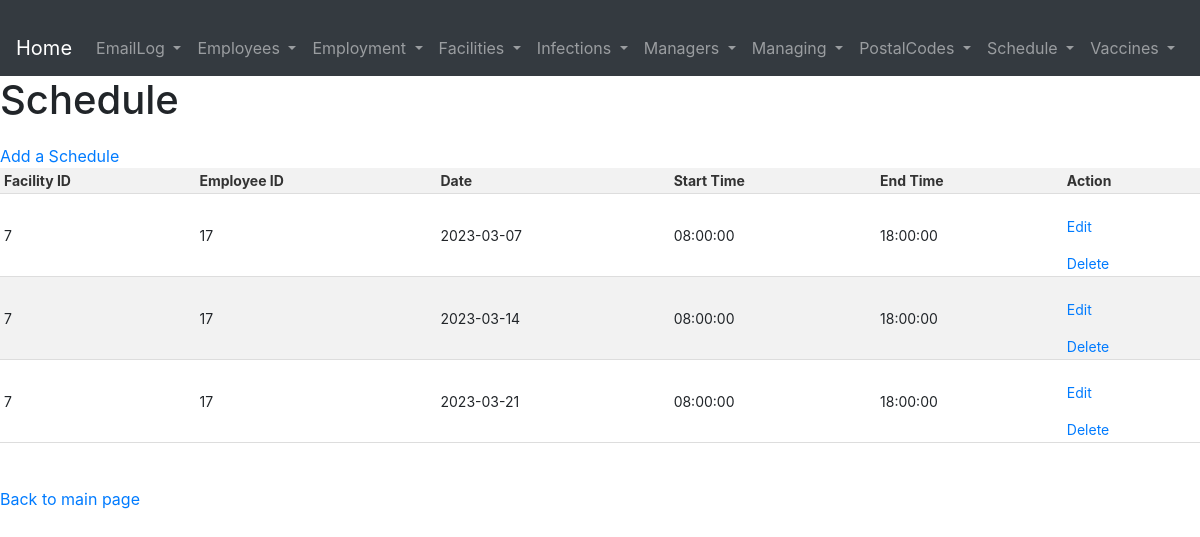
The page /pages/Schedule/index.php?employeeID=17 on the database as committed earlier.
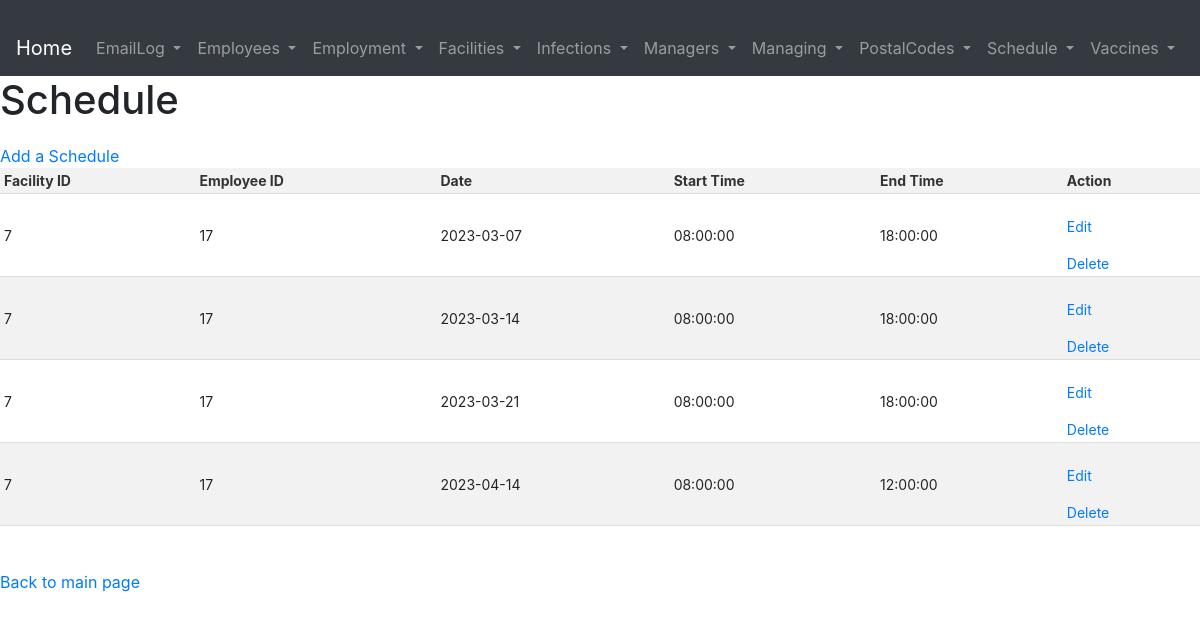
The same page on the database as committed later.
### tables this page shows
CREATE TABLE Schedule (
   FacilityID INT,
   EmployeeID INT,
   Date DATE,
   StartTime TIME,
   EndTime TIME,
   PRIMARY KEY (FacilityID, EmployeeID, Date, StartTime),
   FOREIGN KEY (FacilityID) REFERENCES Facilities(FacilityID),
   FOREIGN KEY (EmployeeID) REFERENCES Employees(EmployeeID),
   CHECK (EndTime >= StartTime)
);

### pages/Schedule/index.php (the view, shortened to what this page needs)
<?php require_once '../../database.php';
    include '../header.php';
if (isset($_GET['employeeID']) && !empty($_GET['employeeID'])) {
    $employeeID = $_GET['employeeID'];
    $result = $conn->query("SELECT * FROM Schedule WHERE EmployeeID = $employeeID");
    $schedules = $result->fetch_all(MYSQLI_ASSOC);
} else {
    $result = $conn->query("SELECT * FROM Schedule ORDER BY EmployeeID");
    $schedules = $result->fetch_all(MYSQLI_ASSOC);
}
?>
<!DOCTYPE html>
<html lang="en">
<head>
    <link rel="stylesheet" href="../../pages/style.css">
</head>
<body>
    <h1>Schedule</h1>
    <a href="./create.php">Add a Schedule</a>
    <?php if (count($schedules) > 0): ?>
        <table>
            <thead>
                <tr>
                    <th>Facility ID</th>
                    <th>Employee ID</th>
                    <th>Date</th>
                    <th>Start Time</th>
                    <th>End Time</th>
                    <th>Action</th>
                </tr>
            </thead>
            <tbody>
                <?php foreach ($schedules as $schedule): ?>
                    <tr>
                        <td><?php echo $schedule['FacilityID']; ?></td>
                        <td><?php echo $schedule['EmployeeID']; ?></td>
                        <td><?php echo $schedule['Date']; ?></td>
                        <td><?php echo $schedule['StartTime']; ?></td>
                        <td><?php echo $schedule['EndTime']; ?></td>
                        <td>
                            <a href="./edit.php?FacilityID=<?=$schedule['FacilityID'];?>&EmployeeID=<?=$schedule['EmployeeID'];?>&Date=<?=$schedule['Date'];?>&StartTime=<?=$schedule['StartTime'];?>">Edit</a>
                            <a href="./delete.php?FacilityID=<?=$schedule['FacilityID'];?>&EmployeeID=<?=$schedule['EmployeeID'];?>&Date=<?=$schedule['Date'];?>&StartTime=<?=$schedule['StartTime'];?>">Delete</a>
                        </td>
                    </tr>
                <?php endforeach; ?>
            </tbody>
        </table>
    <?php else: ?>
        <p>No schedules found.</p>
    <?php endif; ?>
    <br>
    <a href="../../index.php">Back to main page</a>
</body>
</html>

### pages/header.php (shortened to what this page needs)
<?php
$path ='https://lcc5531.encs.concordia.ca/5531';
?>
<!DOCTYPE html>
<html>
<head>
	<link rel="stylesheet" href="https://maxcdn.bootstrapcdn.com/bootstrap/4.5.2/css/bootstrap.min.css">
</head>
<body>
<nav class="navbar navbar-expand-lg navbar-dark bg-dark">
  <a class="navbar-brand" href="<?php echo $path ?>">Home</a>
  <div class="collapse navbar-collapse" id="navbarNav">
    <ul class="navbar-nav">
    <li class="nav-item dropdown">
        <a class="nav-link dropdown-toggle" href="<?php echo $path ?>/pages/EmailLog/index.php" id="navbarDropdownMenuLink" role="button" data-toggle="dropdown" aria-haspopup="true" aria-expanded="false">
          EmailLog
        </a>
      </li>
      <li class="nav-item dropdown">
        <a class="nav-link dropdown-toggle" href="<?php echo $path ?>/pages/Employees/index.php" id="navbarDropdownMenuLink" role="button" data-toggle="dropdown" aria-haspopup="true" aria-expanded="false">
          Employees
        </a>
      </li>
      <li class="nav-item dropdown">
        <a class="nav-link dropdown-toggle" href="<?php echo $path ?>/pages/Employment/index.php" id="navbarDropdownMenuLink" role="button" data-toggle="dropdown" aria-haspopup="true" aria-expanded="false">
        Employment
        </a>
      </li>
      <li class="nav-item dropdown">
        <a class="nav-link dropdown-toggle" href="<?php echo $path ?>/pages/Facilities/index.php" id="navbarDropdownMenuLink" role="button" data-toggle="dropdown" aria-haspopup="true" aria-expanded="false">
        Facilities
        </a>
      </li>
      <li class="nav-item dropdown">
        <a class="nav-link dropdown-toggle" href="<?php echo $path ?>/pages/Infections/index.php" id="navbarDropdownMenuLink" role="button" data-toggle="dropdown" aria-haspopup="true" aria-expanded="false">
        Infections
        </a>
      </li>
      <li class="nav-item dropdown">
        <a class="nav-link dropdown-toggle" href="<?php echo $path ?>/pages/Managers/index.php" id="navbarDropdownMenuLink" role="button" data-toggle="dropdown" aria-haspopup="true" aria-expanded="false">
        Managers
        </a>
      </li>
      <li class="nav-item dropdown">
        <a class="nav-link dropdown-toggle" href="<?php echo $path ?>/pages/Managing/index.php" id="navbarDropdownMenuLink" role="button" data-toggle="dropdown" aria-haspopup="true" aria-expanded="false">
        Managing
        </a>
      </li>
      <li class="nav-item dropdown">
        <a class="nav-link dropdown-toggle" href="<?php echo $path ?>/pages/PostalCodes/index.php" id="navbarDropdownMenuLink" role="button" data-toggle="dropdown" aria-haspopup="true" aria-expanded="false">
        PostalCodes
        </a>
      </li>
      <li class="nav-item dropdown">
        <a class="nav-link dropdown-toggle" href="<?php echo $path ?>/pages/Schedule/index.php" id="navbarDropdownMenuLink" role="button" data-toggle="dropdown" aria-haspopup="true" aria-expanded="false">
        Schedule
        </a>
      </li>
      <li class="nav-item dropdown">
        <a class="nav-link dropdown-toggle" href="<?php echo $path ?>/pages/Vaccines/index.php" id="navbarDropdownMenuLink" role="button" data-toggle="dropdown" aria-haspopup="true" aria-expanded="false">
        Vaccines
        </a>
      </li>
    </ul>
  </div>
</nav>

### pages/style.css (style rules this page uses)
table { border-collapse: collapse; width: 100%; margin-top: 20px auto; }
th, td { padding: 4px; text-align: left; border-bottom: 1px solid #ddd; font-size: 14px; }
th { background-color: #f2f2f2; color: #333; font-weight: bold; }
tr:nth-child(even) { background-color: #f2f2f2; }
a { display: block; margin-top: 20px; }

Rows that differ between the two databases and show on the page:
added schedule: FacilityID "7", EmployeeID "17", Date "2023-04-14", StartTime "08:00:00", EndTime "12:00:00"
